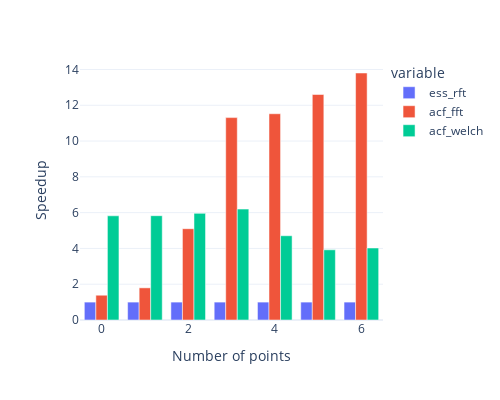

Notebook cell for this chart:
### Code cell
fig = px.bar(average_timings, barmode='group')
fig.update_xaxes(title_text='Number of points')
fig.update_yaxes(title_text='Speedup')

fig.update_layout(template='plotly_white', width=500, height=400)

### Figure 1 — Plotly figure (JSON) as saved in the notebook; plotly's stock layout.template omitted (floating-point values rounded to 4 significant figures)
{"data": [{"alignmentgroup": "True", "hovertemplate": "variable=ess_rft<br>index=%{x}<br>value=%{y}<extra></extra>", "legendgroup": "ess_rft", "marker": {"color": "#636efa", "pattern": {"shape": ""}}, "name": "ess_rft", "offsetgroup": "ess_rft", "orientation": "v", "showlegend": true, "textposition": "auto", "type": "bar", "x": [0, 1, 2, 3, 4, 5, 6], "xaxis": "x", "y": [1, 1, 1, 1, 1, 1, 1], "yaxis": "y"}, {"alignmentgroup": "True", "hovertemplate": "variable=acf_fft<br>index=%{x}<br>value=%{y}<extra></extra>", "legendgroup": "acf_fft", "marker": {"color": "#EF553B", "pattern": {"shape": ""}}, "name": "acf_fft", "offsetgroup": "acf_fft", "orientation": "v", "showlegend": true, "textposition": "auto", "type": "bar", "x": [0, 1, 2, 3, 4, 5, 6], "xaxis": "x", "y": [1.384, 1.797, 5.102, 11.31, 11.53, 12.6, 13.8], "yaxis": "y"}, {"alignmentgroup": "True", "hovertemplate": "variable=acf_welch<br>index=%{x}<br>value=%{y}<extra></extra>", "legendgroup": "acf_welch", "marker": {"color": "#00cc96", "pattern": {"shape": ""}}, "name": "acf_welch", "offsetgroup": "acf_welch", "orientation": "v", "showlegend": true, "textposition": "auto", "type": "bar", "x": [0, 1, 2, 3, 4, 5, 6], "xaxis": "x", "y": [5.823, 5.829, 5.959, 6.197, 4.709, 3.922, 4.024], "yaxis": "y"}], "layout": {"barmode": "group", "height": 400, "legend": {"title": {"text": "variable"}, "tracegroupgap": 0}, "margin": {"t": 60}, "width": 500, "xaxis": {"anchor": "y", "domain": [0, 1], "title": {"text": "Number of points"}}, "yaxis": {"anchor": "x", "domain": [0, 1], "title": {"text": "Speedup"}}}}
